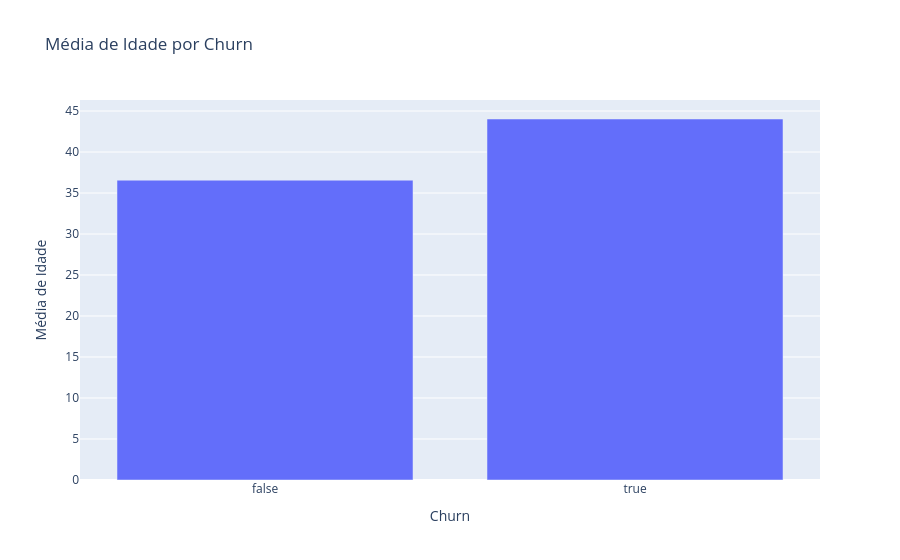

This figure's notebook cell:
### Code cell
media = df.groupby('Churn')['Idade'].mean().reset_index()

fig = px.bar(media, x='Churn', y='Idade', title='Média de Idade por Churn', labels={'Idade': 'Média de Idade', 'Churn': 'Churn'})
fig.show()

### Figure 1 — Plotly figure (JSON) as saved in the notebook; plotly's stock layout.template omitted (floating-point values rounded to 4 significant figures)
{"data": [{"hovertemplate": "Churn=%{x}<br>Média de Idade=%{y}<extra></extra>", "legendgroup": "", "marker": {"color": "#636efa", "pattern": {"shape": ""}}, "name": "", "orientation": "v", "showlegend": false, "textposition": "auto", "type": "bar", "x": [false, true], "xaxis": "x", "y": [36.57, 44.03], "yaxis": "y"}], "layout": {"barmode": "relative", "legend": {"tracegroupgap": 0}, "title": {"text": "Média de Idade por Churn"}, "xaxis": {"anchor": "y", "domain": [0, 1], "title": {"text": "Churn"}}, "yaxis": {"anchor": "x", "domain": [0, 1], "title": {"text": "Média de Idade"}}}}
